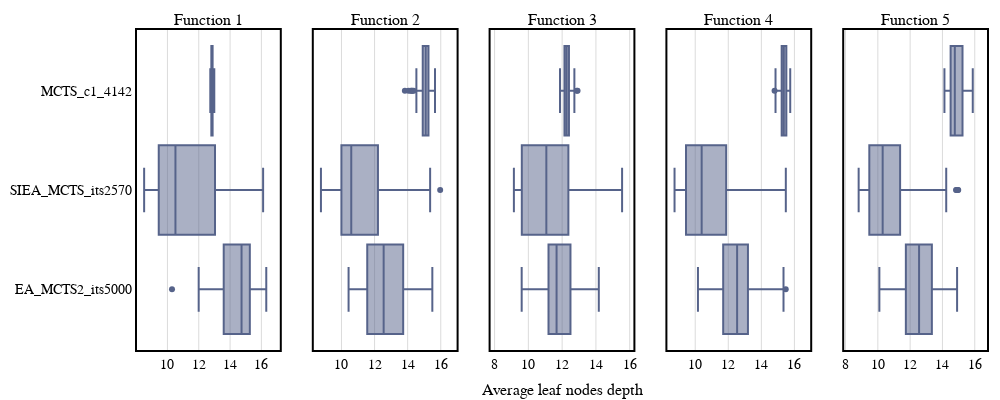
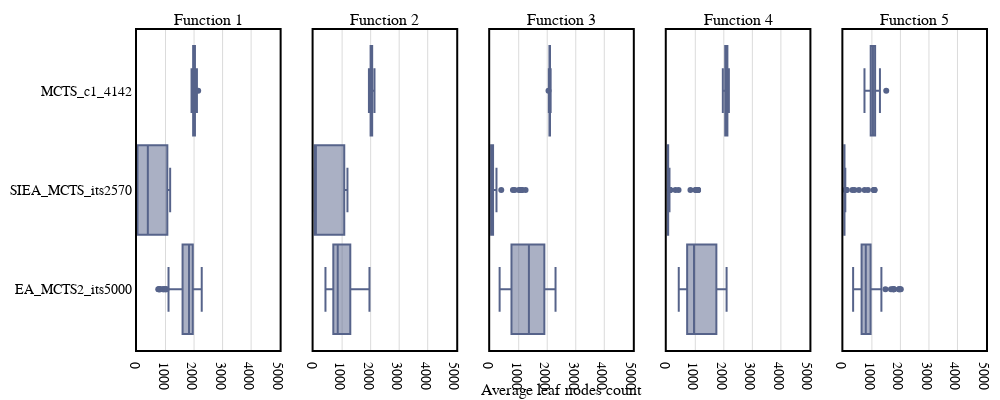
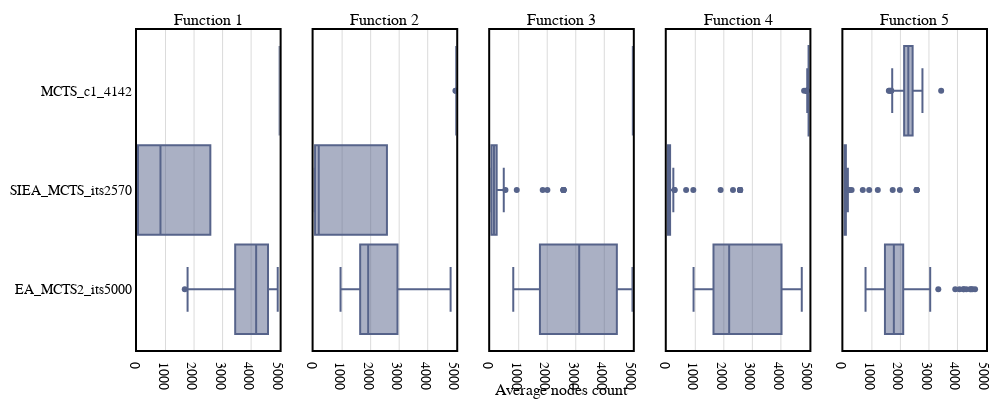

The notebook cell saved with these charts, in order:
### Code cell
#LEAF NODES DEPTHS

#CP: FOP boxplot best reward path
#define variables
#logs_path = os.path.join("Outputs","FO_single_decision_4")
titles = ["Average leaf node depth by MCTS variant", "Average leaf node count by MCTS variant", "Average expanded nodes"]
boxplot_data = ["avg_leaf_node_depth", "leaf_node_count", "nodes_count"]
xaxis_name = ["Average leaf nodes depth", "Average leaf nodes count", "Average nodes count"]
dticks = [2, 1000, 1000]
x_ranges = [[None,None], [0,5000], [0,5000]]
assert len(titles) == len(boxplot_data), "Titles and boxplot_data must have the same length"

for i in range(len(titles)):
    logs = lm.read_csv(os.path.join(logs_path, "logs_by_run.csv"))
    title_text = titles[i]
    y_columns = [boxplot_data[i]]

    plot_separation_column = "Function_index"
    x_column = "player_name"#"current_iterations"#"pg_game_turn"
    #sort dataset according to order:
    logs["order"] = pd.Categorical(logs["player_name"], data_order)
    logs = logs.sort_values("order")
    logs = logs.dropna(subset=["order"])

    #change SIEA2_its2570 for EA2_its2570
    for name_replace in name_replaces.keys():
         logs["player_name"] = logs["player_name"].replace(name_replace, name_replaces[name_replace])

    #filters
    #logs = logs[logs["player_name"] != "EA_MCTS2_its2570"]
    #logs = logs[logs["player_name"] != "EA_MCTS2_its5000"]
    #logs = logs[logs["player_name"] != "EA_MCTS2_its7430"]

    #Calculate uniques
    plot_identifiers = logs[plot_separation_column].unique()
    #sort plot identifiers
    plot_identifiers = sorted(plot_identifiers, key=lambda x: x)
    #box_group_identifiers = logs[box_group_column].unique()
    print("plot_identifiers", plot_identifiers)
    #print("box_group_identifiers", box_group_identifiers)

    #Create figure
    n_rows = len(y_columns)
    
    fig = make_subplots(rows=n_rows
                            ,cols=len(plot_identifiers)
                            ,shared_xaxes=True
                            ,shared_yaxes=True
                            #,vertical_spacing=0.04
                            #,row_heights=[1/n_rows for _ in range(n_rows)]
                            ,subplot_titles = ["Function " + str(i+1) for i in plot_identifiers]*n_rows
                            #, specs=[[{"secondary_y": True}] for _ in range(n_plots+1)]
                            ,x_title=xaxis_name[i]
                            #,y_title='Max reward path'
                            #,print_grid=True
                            )

    for row, y_column in enumerate(y_columns):
        for col, plot_identifier in enumerate(plot_identifiers):
            #for group_id, box_group_identifier in enumerate(box_group_identifiers):
                data = logs[logs[plot_separation_column] == plot_identifier]
                #data = data[data[box_group_column] == box_group_identifier]
            
                #print(data[x_column].unique())
                fig.add_trace(go.Box(x=data[y_column]#[0 for _ in range(len(data))]#data[x_column]
                                    ,y=data[x_column]
                                    #,name=str(box_group_identifier)
                                    , width=0.9
                                    ,showlegend=False#row==0
                                    #,legendgroup=str(box_group_identifier)
                                    ,orientation = "h"
                                    , marker={"color":colors[1]}
                                    )
                                ,row=row + 1
                                ,col=col + 1)

    fig.update_layout(margin=dict(l=70, r=10, t=30, b=50)
                            ,width=1000
                            ,height=400
                            ,plot_bgcolor='rgba(0,0,0,0)'
                            #,plot_bgcolor="lightgray"
                            #,boxmode='group'
                            ,font = dict(family = "Arial", size = 14, color = "black")
                            ,legend=dict(
                                title = "Rewards by MCTS variant"
                                ,orientation="h"
                                ,yanchor="top"
                                ,y=-0.075
                                ,xanchor="center"
                                ,x=0.4
                                ,bgcolor="white"#"lightgray"#"rgba(200, 255, 255, 0.8)"
                                ,font = dict(family = "Arial", size = 14, color = "black")
                                ,bordercolor="Black"
                                ,borderwidth=2
                                ,itemsizing='trace'
                                ,itemwidth = 30
                                ) 
                            )
    fig.update_layout(boxmode='group')
    fig.update_xaxes(showline=True
                            , linewidth=2
                            , linecolor='black'
                            , mirror=True
                            ,showgrid=True
                            , gridcolor="black"
                            , gridwidth=0.15
                            #, nticks=5
                            #,tickmode = 'linear'
                            , tick0 = 0
                            , dtick=dticks[i]
                            )
    if x_ranges[i] != [None,None]:
        fig.update_xaxes(range=x_ranges[i])

    fig.update_yaxes(showline=True
                        ,mirror=True
                        , linewidth=2
                        , linecolor='black'
                        )
    #give title to the plot
    #fig.update_layout(title_text=title_text)

    #fig.write_image(os.path.join(logs_path, title_text.replace(" ", "_").replace("-","_")+"siea1.png"))
    fig.show()

### Figure 1 — Plotly figure (JSON) as saved in the notebook; plotly's stock layout.template omitted (floating-point values rounded to 4 significant figures; data arrays with more than 128 entries replaced by an {"elided": "..."} marker saying what was removed)
{"data": [{"marker": {"color": "#56638A"}, "orientation": "h", "showlegend": false, "type": "box", "width": 0.9, "x": {"elided": "1100 float values"}, "xaxis": "x", "y": {"elided": "1100 str values"}, "yaxis": "y"}, {"marker": {"color": "#56638A"}, "orientation": "h", "showlegend": false, "type": "box", "width": 0.9, "x": {"elided": "1100 float values"}, "xaxis": "x2", "y": {"elided": "1100 str values"}, "yaxis": "y2"}, {"marker": {"color": "#56638A"}, "orientation": "h", "showlegend": false, "type": "box", "width": 0.9, "x": {"elided": "1100 float values"}, "xaxis": "x3", "y": {"elided": "1100 str values"}, "yaxis": "y3"}, {"marker": {"color": "#56638A"}, "orientation": "h", "showlegend": false, "type": "box", "width": 0.9, "x": {"elided": "1100 float values"}, "xaxis": "x4", "y": {"elided": "1100 str values"}, "yaxis": "y4"}, {"marker": {"color": "#56638A"}, "orientation": "h", "showlegend": false, "type": "box", "width": 0.9, "x": {"elided": "1100 float values"}, "xaxis": "x5", "y": {"elided": "1100 str values"}, "yaxis": "y5"}], "layout": {"annotations": [{"font": {"size": 16}, "showarrow": false, "text": "Function 1", "x": 0.084, "xanchor": "center", "xref": "paper", "y": 1, "yanchor": "bottom", "yref": "paper"}, {"font": {"size": 16}, "showarrow": false, "text": "Function 2", "x": 0.292, "xanchor": "center", "xref": "paper", "y": 1, "yanchor": "bottom", "yref": "paper"}, {"font": {"size": 16}, "showarrow": false, "text": "Function 3", "x": 0.5, "xanchor": "center", "xref": "paper", "y": 1, "yanchor": "bottom", "yref": "paper"}, {"font": {"size": 16}, "showarrow": false, "text": "Function 4", "x": 0.708, "xanchor": "center", "xref": "paper", "y": 1, "yanchor": "bottom", "yref": "paper"}, {"font": {"size": 16}, "showarrow": false, "text": "Function 5", "x": 0.916, "xanchor": "center", "xref": "paper", "y": 1, "yanchor": "bottom", "yref": "paper"}, {"font": {"size": 16}, "showarrow": false, "text": "Average leaf nodes depth", "x": 0.5, "xanchor": "center", "xref": "paper", "y": 0, "yanchor": "top", "yref": "paper", "yshift": -30}], "boxmode": "group", "font": {"color": "black", "family": "Arial", "size": 14}, "height": 400, "legend": {"bgcolor": "white", "bordercolor": "Black", "borderwidth": 2, "font": {"color": "black", "family": "Arial", "size": 14}, "itemsizing": "trace", "itemwidth": 30, "orientation": "h", "title": {"text": "Rewards by MCTS variant"}, "x": 0.4, "xanchor": "center", "y": -0.075, "yanchor": "top"}, "margin": {"b": 50, "l": 70, "r": 10, "t": 30}, "plot_bgcolor": "rgba(0,0,0,0)", "width": 1000, "xaxis": {"anchor": "y", "domain": [0, 0.168], "dtick": 2, "gridcolor": "black", "gridwidth": 0.15, "linecolor": "black", "linewidth": 2, "mirror": true, "showgrid": true, "showline": true, "tick0": 0}, "xaxis2": {"anchor": "y2", "domain": [0.208, 0.376], "dtick": 2, "gridcolor": "black", "gridwidth": 0.15, "linecolor": "black", "linewidth": 2, "mirror": true, "showgrid": true, "showline": true, "tick0": 0}, "xaxis3": {"anchor": "y3", "domain": [0.416, 0.584], "dtick": 2, "gridcolor": "black", "gridwidth": 0.15, "linecolor": "black", "linewidth": 2, "mirror": true, "showgrid": true, "showline": true, "tick0": 0}, "xaxis4": {"anchor": "y4", "domain": [0.624, 0.792], "dtick": 2, "gridcolor": "black", "gridwidth": 0.15, "linecolor": "black", "linewidth": 2, "mirror": true, "showgrid": true, "showline": true, "tick0": 0}, "xaxis5": {"anchor": "y5", "domain": [0.832, 1], "dtick": 2, "gridcolor": "black", "gridwidth": 0.15, "linecolor": "black", "linewidth": 2, "mirror": true, "showgrid": true, "showline": true, "tick0": 0}, "yaxis": {"anchor": "x", "domain": [0, 1], "linecolor": "black", "linewidth": 2, "mirror": true, "showline": true}, "yaxis2": {"anchor": "x2", "domain": [0, 1], "linecolor": "black", "linewidth": 2, "matches": "y", "mirror": true, "showline": true, "showticklabels": false}, "yaxis3": {"anchor": "x3", "domain": [0, 1], "linecolor": "black", "linewidth": 2, "matches": "y", "mirror": true, "showline": true, "showticklabels": false}, "yaxis4": {"anchor": "x4", "domain": [0, 1], "linecolor": "black", "linewidth": 2, "matches": "y", "mirror": true, "showline": true, "showticklabels": false}, "yaxis5": {"anchor": "x5", "domain": [0, 1], "linecolor": "black", "linewidth": 2, "matches": "y", "mirror": true, "showline": true, "showticklabels": false}}}

### Figure 2 — Plotly figure (JSON) as saved in the notebook; plotly's stock layout.template omitted (floating-point values rounded to 4 significant figures; data arrays with more than 128 entries replaced by an {"elided": "..."} marker saying what was removed)
{"data": [{"marker": {"color": "#56638A"}, "orientation": "h", "showlegend": false, "type": "box", "width": 0.9, "x": {"elided": "1100 int values"}, "xaxis": "x", "y": {"elided": "1100 str values"}, "yaxis": "y"}, {"marker": {"color": "#56638A"}, "orientation": "h", "showlegend": false, "type": "box", "width": 0.9, "x": {"elided": "1100 int values"}, "xaxis": "x2", "y": {"elided": "1100 str values"}, "yaxis": "y2"}, {"marker": {"color": "#56638A"}, "orientation": "h", "showlegend": false, "type": "box", "width": 0.9, "x": {"elided": "1100 int values"}, "xaxis": "x3", "y": {"elided": "1100 str values"}, "yaxis": "y3"}, {"marker": {"color": "#56638A"}, "orientation": "h", "showlegend": false, "type": "box", "width": 0.9, "x": {"elided": "1100 int values"}, "xaxis": "x4", "y": {"elided": "1100 str values"}, "yaxis": "y4"}, {"marker": {"color": "#56638A"}, "orientation": "h", "showlegend": false, "type": "box", "width": 0.9, "x": {"elided": "1100 int values"}, "xaxis": "x5", "y": {"elided": "1100 str values"}, "yaxis": "y5"}], "layout": {"annotations": [{"font": {"size": 16}, "showarrow": false, "text": "Function 1", "x": 0.084, "xanchor": "center", "xref": "paper", "y": 1, "yanchor": "bottom", "yref": "paper"}, {"font": {"size": 16}, "showarrow": false, "text": "Function 2", "x": 0.292, "xanchor": "center", "xref": "paper", "y": 1, "yanchor": "bottom", "yref": "paper"}, {"font": {"size": 16}, "showarrow": false, "text": "Function 3", "x": 0.5, "xanchor": "center", "xref": "paper", "y": 1, "yanchor": "bottom", "yref": "paper"}, {"font": {"size": 16}, "showarrow": false, "text": "Function 4", "x": 0.708, "xanchor": "center", "xref": "paper", "y": 1, "yanchor": "bottom", "yref": "paper"}, {"font": {"size": 16}, "showarrow": false, "text": "Function 5", "x": 0.916, "xanchor": "center", "xref": "paper", "y": 1, "yanchor": "bottom", "yref": "paper"}, {"font": {"size": 16}, "showarrow": false, "text": "Average leaf nodes count", "x": 0.5, "xanchor": "center", "xref": "paper", "y": 0, "yanchor": "top", "yref": "paper", "yshift": -30}], "boxmode": "group", "font": {"color": "black", "family": "Arial", "size": 14}, "height": 400, "legend": {"bgcolor": "white", "bordercolor": "Black", "borderwidth": 2, "font": {"color": "black", "family": "Arial", "size": 14}, "itemsizing": "trace", "itemwidth": 30, "orientation": "h", "title": {"text": "Rewards by MCTS variant"}, "x": 0.4, "xanchor": "center", "y": -0.075, "yanchor": "top"}, "margin": {"b": 50, "l": 70, "r": 10, "t": 30}, "plot_bgcolor": "rgba(0,0,0,0)", "width": 1000, "xaxis": {"anchor": "y", "domain": [0, 0.168], "dtick": 1000, "gridcolor": "black", "gridwidth": 0.15, "linecolor": "black", "linewidth": 2, "mirror": true, "range": [0, 5000], "showgrid": true, "showline": true, "tick0": 0}, "xaxis2": {"anchor": "y2", "domain": [0.208, 0.376], "dtick": 1000, "gridcolor": "black", "gridwidth": 0.15, "linecolor": "black", "linewidth": 2, "mirror": true, "range": [0, 5000], "showgrid": true, "showline": true, "tick0": 0}, "xaxis3": {"anchor": "y3", "domain": [0.416, 0.584], "dtick": 1000, "gridcolor": "black", "gridwidth": 0.15, "linecolor": "black", "linewidth": 2, "mirror": true, "range": [0, 5000], "showgrid": true, "showline": true, "tick0": 0}, "xaxis4": {"anchor": "y4", "domain": [0.624, 0.792], "dtick": 1000, "gridcolor": "black", "gridwidth": 0.15, "linecolor": "black", "linewidth": 2, "mirror": true, "range": [0, 5000], "showgrid": true, "showline": true, "tick0": 0}, "xaxis5": {"anchor": "y5", "domain": [0.832, 1], "dtick": 1000, "gridcolor": "black", "gridwidth": 0.15, "linecolor": "black", "linewidth": 2, "mirror": true, "range": [0, 5000], "showgrid": true, "showline": true, "tick0": 0}, "yaxis": {"anchor": "x", "domain": [0, 1], "linecolor": "black", "linewidth": 2, "mirror": true, "showline": true}, "yaxis2": {"anchor": "x2", "domain": [0, 1], "linecolor": "black", "linewidth": 2, "matches": "y", "mirror": true, "showline": true, "showticklabels": false}, "yaxis3": {"anchor": "x3", "domain": [0, 1], "linecolor": "black", "linewidth": 2, "matches": "y", "mirror": true, "showline": true, "showticklabels": false}, "yaxis4": {"anchor": "x4", "domain": [0, 1], "linecolor": "black", "linewidth": 2, "matches": "y", "mirror": true, "showline": true, "showticklabels": false}, "yaxis5": {"anchor": "x5", "domain": [0, 1], "linecolor": "black", "linewidth": 2, "matches": "y", "mirror": true, "showline": true, "showticklabels": false}}}

### Figure 3 — Plotly figure (JSON) as saved in the notebook; plotly's stock layout.template omitted (floating-point values rounded to 4 significant figures; data arrays with more than 128 entries replaced by an {"elided": "..."} marker saying what was removed)
{"data": [{"marker": {"color": "#56638A"}, "orientation": "h", "showlegend": false, "type": "box", "width": 0.9, "x": {"elided": "1100 int values"}, "xaxis": "x", "y": {"elided": "1100 str values"}, "yaxis": "y"}, {"marker": {"color": "#56638A"}, "orientation": "h", "showlegend": false, "type": "box", "width": 0.9, "x": {"elided": "1100 int values"}, "xaxis": "x2", "y": {"elided": "1100 str values"}, "yaxis": "y2"}, {"marker": {"color": "#56638A"}, "orientation": "h", "showlegend": false, "type": "box", "width": 0.9, "x": {"elided": "1100 int values"}, "xaxis": "x3", "y": {"elided": "1100 str values"}, "yaxis": "y3"}, {"marker": {"color": "#56638A"}, "orientation": "h", "showlegend": false, "type": "box", "width": 0.9, "x": {"elided": "1100 int values"}, "xaxis": "x4", "y": {"elided": "1100 str values"}, "yaxis": "y4"}, {"marker": {"color": "#56638A"}, "orientation": "h", "showlegend": false, "type": "box", "width": 0.9, "x": {"elided": "1100 int values"}, "xaxis": "x5", "y": {"elided": "1100 str values"}, "yaxis": "y5"}], "layout": {"annotations": [{"font": {"size": 16}, "showarrow": false, "text": "Function 1", "x": 0.084, "xanchor": "center", "xref": "paper", "y": 1, "yanchor": "bottom", "yref": "paper"}, {"font": {"size": 16}, "showarrow": false, "text": "Function 2", "x": 0.292, "xanchor": "center", "xref": "paper", "y": 1, "yanchor": "bottom", "yref": "paper"}, {"font": {"size": 16}, "showarrow": false, "text": "Function 3", "x": 0.5, "xanchor": "center", "xref": "paper", "y": 1, "yanchor": "bottom", "yref": "paper"}, {"font": {"size": 16}, "showarrow": false, "text": "Function 4", "x": 0.708, "xanchor": "center", "xref": "paper", "y": 1, "yanchor": "bottom", "yref": "paper"}, {"font": {"size": 16}, "showarrow": false, "text": "Function 5", "x": 0.916, "xanchor": "center", "xref": "paper", "y": 1, "yanchor": "bottom", "yref": "paper"}, {"font": {"size": 16}, "showarrow": false, "text": "Average nodes count", "x": 0.5, "xanchor": "center", "xref": "paper", "y": 0, "yanchor": "top", "yref": "paper", "yshift": -30}], "boxmode": "group", "font": {"color": "black", "family": "Arial", "size": 14}, "height": 400, "legend": {"bgcolor": "white", "bordercolor": "Black", "borderwidth": 2, "font": {"color": "black", "family": "Arial", "size": 14}, "itemsizing": "trace", "itemwidth": 30, "orientation": "h", "title": {"text": "Rewards by MCTS variant"}, "x": 0.4, "xanchor": "center", "y": -0.075, "yanchor": "top"}, "margin": {"b": 50, "l": 70, "r": 10, "t": 30}, "plot_bgcolor": "rgba(0,0,0,0)", "width": 1000, "xaxis": {"anchor": "y", "domain": [0, 0.168], "dtick": 1000, "gridcolor": "black", "gridwidth": 0.15, "linecolor": "black", "linewidth": 2, "mirror": true, "range": [0, 5000], "showgrid": true, "showline": true, "tick0": 0}, "xaxis2": {"anchor": "y2", "domain": [0.208, 0.376], "dtick": 1000, "gridcolor": "black", "gridwidth": 0.15, "linecolor": "black", "linewidth": 2, "mirror": true, "range": [0, 5000], "showgrid": true, "showline": true, "tick0": 0}, "xaxis3": {"anchor": "y3", "domain": [0.416, 0.584], "dtick": 1000, "gridcolor": "black", "gridwidth": 0.15, "linecolor": "black", "linewidth": 2, "mirror": true, "range": [0, 5000], "showgrid": true, "showline": true, "tick0": 0}, "xaxis4": {"anchor": "y4", "domain": [0.624, 0.792], "dtick": 1000, "gridcolor": "black", "gridwidth": 0.15, "linecolor": "black", "linewidth": 2, "mirror": true, "range": [0, 5000], "showgrid": true, "showline": true, "tick0": 0}, "xaxis5": {"anchor": "y5", "domain": [0.832, 1], "dtick": 1000, "gridcolor": "black", "gridwidth": 0.15, "linecolor": "black", "linewidth": 2, "mirror": true, "range": [0, 5000], "showgrid": true, "showline": true, "tick0": 0}, "yaxis": {"anchor": "x", "domain": [0, 1], "linecolor": "black", "linewidth": 2, "mirror": true, "showline": true}, "yaxis2": {"anchor": "x2", "domain": [0, 1], "linecolor": "black", "linewidth": 2, "matches": "y", "mirror": true, "showline": true, "showticklabels": false}, "yaxis3": {"anchor": "x3", "domain": [0, 1], "linecolor": "black", "linewidth": 2, "matches": "y", "mirror": true, "showline": true, "showticklabels": false}, "yaxis4": {"anchor": "x4", "domain": [0, 1], "linecolor": "black", "linewidth": 2, "matches": "y", "mirror": true, "showline": true, "showticklabels": false}, "yaxis5": {"anchor": "x5", "domain": [0, 1], "linecolor": "black", "linewidth": 2, "matches": "y", "mirror": true, "showline": true, "showticklabels": false}}}
